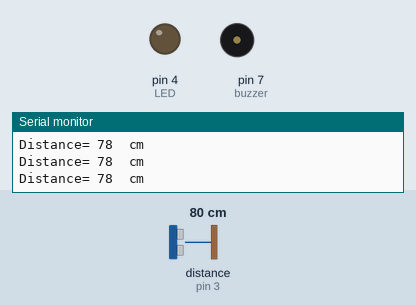
Bench run of a sketch on a simulated Arduino Uno, built with avr-gcc and run on an emulated ATmega328P. Parts: output pins drawn as LEDs (lit = HIGH), buzzer (waves = sounding, pin HIGH), the last lines printed to the serial monitor. Wiring (inferred from the names in the program): ultrasonic range finder: trigger pin 2; echo pin 3. The test bench sets the inputs (shaded band); at power-on: distance to the obstacle (sensor on pin 3) 80 cm. The echo pulse lasts 58.3 µs per cm; pins used as bus, display or sensor lines are not drawn.

Above: at 1.2 s.
1.3 s: distance to the obstacle (sensor on pin 3) set to 12 cm
4.3 s: distance to the obstacle (sensor on pin 3) set to 9 cm
At 5.5 s:
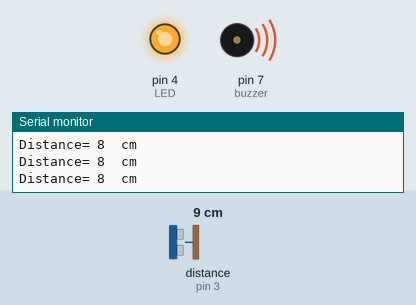
5.8 s: distance to the obstacle (sensor on pin 3) set to 250 cm
At 6.9 s:
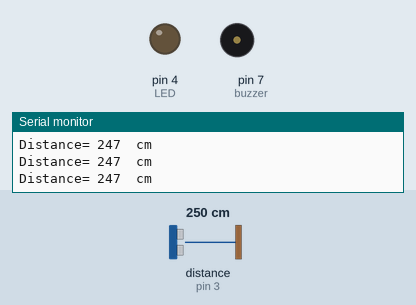
7.3 s: distance to the obstacle (sensor on pin 3) set to 2 cm
At 8.0 s:
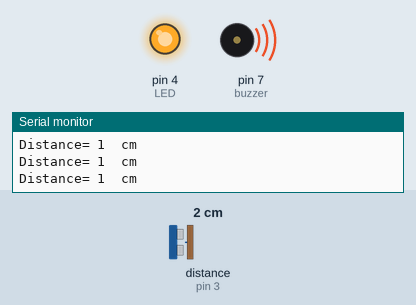
Timing chart, 0 to 9.8 s (numbered marks = the images above; inputs shaded):
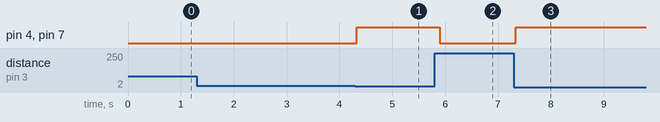

Measured:
- the behaviour switches between 11 and 10 cm on distance to the obstacle (sensor on pin 3) (found by bisection; images 0 and 1)
- after the input at 4.3 s, pin 4 (LED), pin 7 (buzzer): LOW → HIGH at once
- after the input at 5.8 s, pin 4 (LED), pin 7 (buzzer): HIGH → LOW after 0.10 s
- after the input at 7.3 s, pin 4 (LED), pin 7 (buzzer): LOW → HIGH at once

The sketch:

Electronic_Security_Control_system.ino
```cpp
#define trigPin 2
#define echoPin 3
#define buzzer 7
#define LED 4

long duration;
int distance;

void setup() {
  pinMode(trigPin, OUTPUT);
  pinMode(echoPin, INPUT);
  pinMode(buzzer, OUTPUT);
   pinMode(LED, OUTPUT);
  //pinMode(LED_BUILTIN, OUTPUT);

  Serial.begin(9600);

}

void loop() {
  //digitalWrite(SolenoidPin, LOW);
  digitalWrite(trigPin, LOW);
  delayMicroseconds(5);
  digitalWrite(trigPin, HIGH);
  delayMicroseconds(10);
  digitalWrite(trigPin, LOW);

  duration = pulseIn(echoPin, HIGH);
  distance = duration*0.034/2;

  Serial.print("Distance= ");
  Serial.print(distance);
  Serial.println("  cm");
  delay(10);
  if(distance < 10)
  {digitalWrite(buzzer,HIGH );}
  else
  {digitalWrite( buzzer, LOW);}
  if(distance < 10)
  {digitalWrite(LED,HIGH );
    delay(100);
  }
  else
  {digitalWrite( LED, LOW);}

}
```
